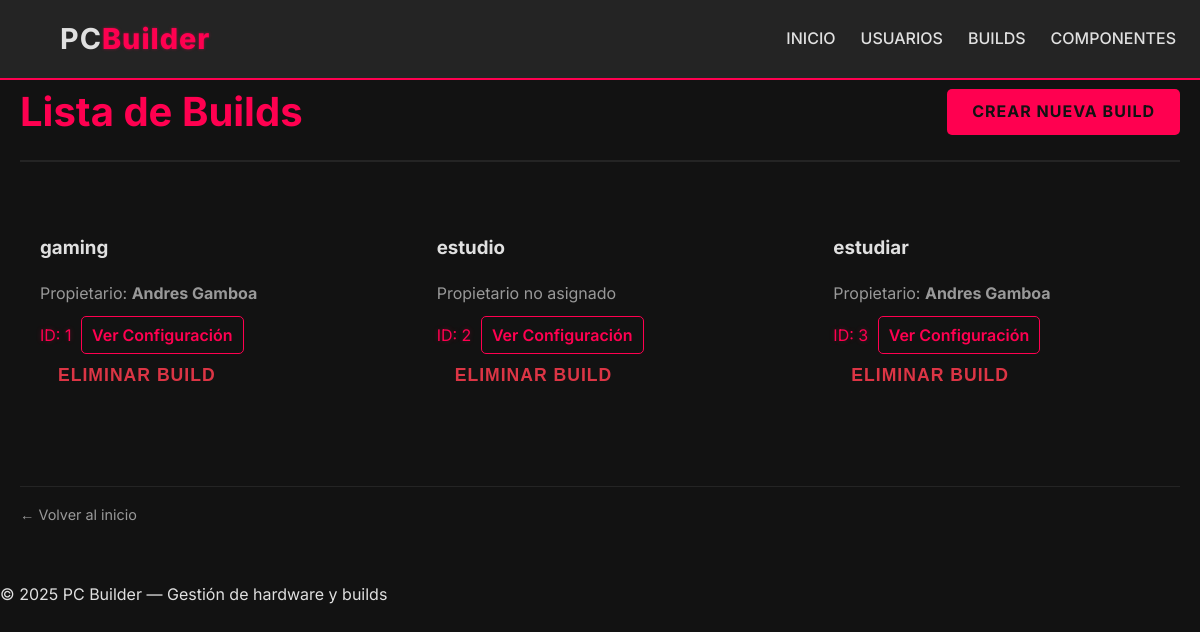
/builds/, run on an earlier commit of the app's database.
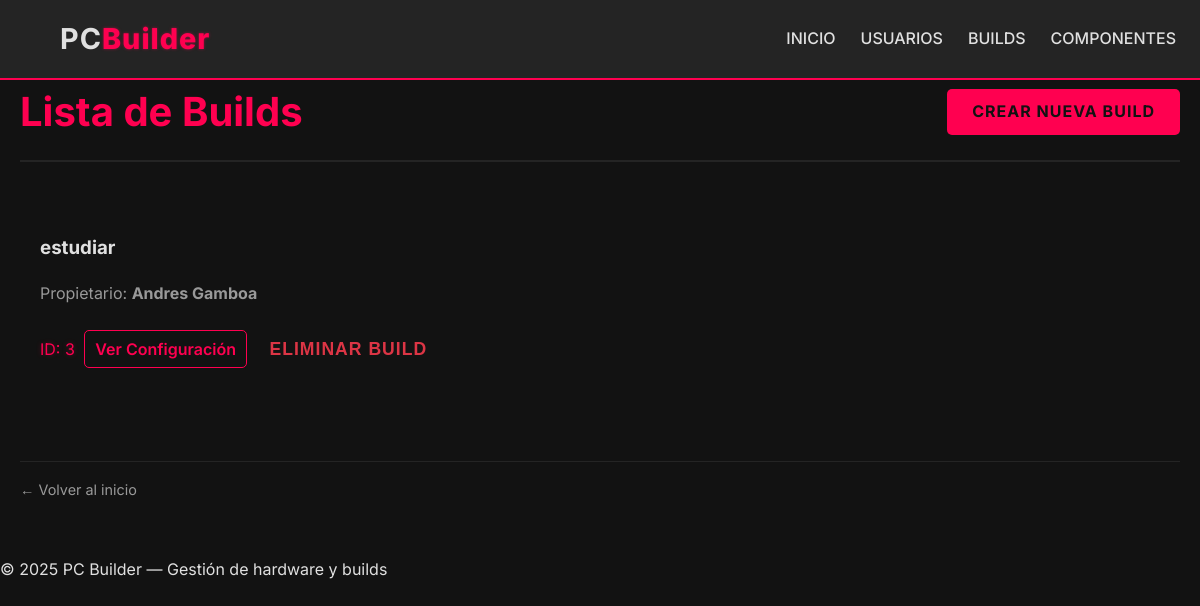
And on a later commit of the database.
### models.py (models this page shows, shortened)
class Build(SQLModel, table=True):
    id: Optional[int] = Field(default=None, primary_key=True)
    name: str
    user_id: Optional[int] = Field(default=None, foreign_key="user.id")
    user: Optional[User] = Relationship(back_populates="builds")
    components: List["Component"] = Relationship(
        back_populates="builds", link_model=BuildComponentLink
    )
    configuration: Optional["Configuration"] = Relationship(
        back_populates="build", sa_relationship_kwargs={"uselist": False}
    )

class User(SQLModel, table=True):
    id: Optional[int] = Field(default=None, primary_key=True)
    name: str
    email: str
    image_url: Optional[str] = None
    builds: List["Build"] = Relationship(back_populates="user")

### router/build_router.py (the view)
@build_router.get("/", response_class=HTMLResponse)
def list_users(request: Request, session: Session = Depends(get_session)):
    builds = session.query(Build).all()
    return templates.TemplateResponse("builds/build_list.html",
                                      {"request": request, "builds": builds})

### templates/builds/build_list.html (shortened to what this page needs)
{% extends "base.html" %}
{% block content %}
<div class="page-header">
    <h2>Lista de Builds</h2>
    <a href="/builds/new" class="btn-primary">Crear nueva Build</a>
</div>
{% if builds %}
<div class="cards-grid build-grid-list"> {% for build in builds %}
    <div class="build-card card-list-item">
        <h3><a href="/builds/{{ build.id }}" class="build-link-title">{{ build.name }}</a></h3>
        <p class="build-user-info text-muted">
            {% if build.user %}
            Propietario: <strong>{{ build.user.name }}</strong>
            {% elif build.user_id %}
            Propietario ID: {{ build.user_id }}
            {% else %}
            Propietario no asignado
            {% endif %}
        </p>
        <div class="card-details">
            <span class="price accent-text">ID: {{ build.id }}</span>
            <a href="/builds/{{ build.id }}" class="btn-detail">Ver Configuración</a>
            <form action="/builds/{{ build.id }}/delete" method="post" style="display:inline;" onsubmit="return confirm('¿Eliminar build?');">
                <button type="submit" class="btn-icon btn-danger">Eliminar Build</button>
            </form>
        </div>
    </div>
    {% endfor %}
</div>
{% else %}
<div class="card text-center full-width-card">
    <p>No hay builds registradas.</p>
</div>
{% endif %}
<div class="back-link">
    <a href="/" class="btn-link">← Volver al inicio</a>
</div>
{% endblock %}

What changed in the data, as far as the page shows it:
removed Build: name "gaming", user.name "Andres Gamboa", id "1"
removed Build: name "estudio", shows "Propietario no asignado", id "2"
